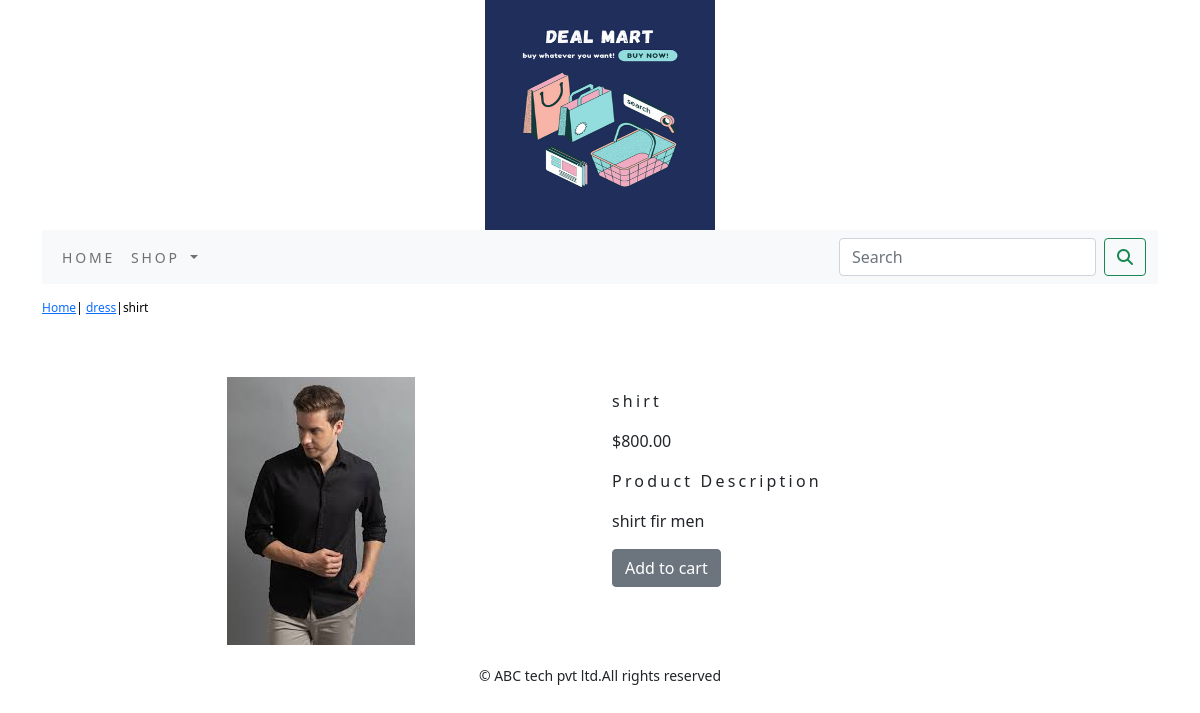
Page /shop/dress/shirt/ on the committed database.
### shop/models.py (models this page shows, shortened)
class Product(models.Model):
    name=models.CharField(max_length=250,unique=True)
    slug = models.SlugField(max_length=250, unique=True)
    description = models.TextField(blank=True)
    price=models.DecimalField(max_digits=10,decimal_places=2)
    category=models.ForeignKey(Category,on_delete=models.CASCADE)
    image = models.ImageField(upload_to='product', blank=True)
    stock=models.IntegerField()
    available=models.BooleanField(default=True)
    created=models.DateTimeField(auto_now_add=True)
    updated=models.DateTimeField(auto_now=True)
    class Meta:
        ordering = ('name',)
        verbose_name = 'product'
        verbose_name_plural = 'products'

class Category(models.Model):
    name=models.CharField(max_length=250,unique=True)
    slug=models.SlugField(max_length=250,unique=True)
    description=models.TextField(blank=True)
    image=models.ImageField(upload_to='category',blank=True)
    class Meta:
        ordering=('name',)
        verbose_name='category'
        verbose_name_plural='categories'
    def get_url(self):
        return  reverse('shop:products_by_category',args=[self.slug])
    def __str__(self):
        return  '{}'.format(self.name)

### shop/views.py (the view)
# urls.py: path('<slug:c_slug>/<slug:product_slug>/', views.proDetail, name='prodCatdetail')
def proDetail(request,c_slug,product_slug):
    try:
        product=Product.objects.get(category__slug=c_slug,slug=product_slug)
    except Exception as e:
        raise e
    return  render(request,'product.html',{'product':product})

### cart/context_processors.py (called while the page is built)
def counter(request):
    item_count=0
    if 'admin' in request.path:
        return  {}
    else:
        try:
            cart=Cart.objects.filter(cart_id=_cart_id(request))
            car_items=CartItem.objects.all().filter(cart=cart[:1])
            for cart_item in car_items:
                item_count += cart_item.quantity
        except Cart.DoesNotExist:
            item_count =0
    return  dict(item_count=item_count)

### cart/views.py (called while the page is built)
def _cart_id(request):
    cart=request.session.session_key
    if not cart:
        cart=request.session.create()
    return cart

### shop/context_processors.py (called while the page is built)
def menu_links(request):
    links=Category.objects.all()
    return dict(links=links)

### templates/product.html (shortened to what this page needs)
{% extends 'base.html' %}
{% load static %}
{% block content %}
<div class="row my_prod_row_class">
  <div class="mx_auto">
    <p><a href="{% url 'shop:allProdCat' %}">Home</a>| <a href ="{{product.category.get_url}}">{{product.category}}</a>|{{product.name}}</p>
  </div>
</div>
<div class="container">
<br>
<div class="row">
  <div class=" col-12 col-sm-12 col-md-12 col-lg-6  text-center">
    <div style="min-width:18rem">
      <img src="{{product.image.url}}" alt="{{product.name}}">
    </div>
  </div>
    <div class="col-12 col-sm-12 col-md-12 col-lg-6">
      <div>
      <h1 class="my_prod_title">{{product.name}}</h1>
      <p>${{product.price}}</p>
      <p class="my_title">Product Description</p>
      <p class="text-justify my_prod_text">{{product.description}}</p>
      {% if product.stock <= 0 %}
      <p class="text-justify my_prod_text"><b>Out of Stock</b></p>
      {% else %}
      <a class="btn btn-secondary" href="{% url 'cart:add_cart' product.id %}">Add to cart</a>
      {% endif %}
    </div>
  </div>
</div>
</div>
{% endblock %}

### static/css/custom.css (style rules this page uses)
body { font-family: 'Roboto', sans-serif; }
.my_title { font-size:16px; text_transform:uppercase; letter-spacing:.2em; }
.my_prod_row_class { padding-top:15px; padding-bottom:20px; }
.my_prod_row_class .mx_auto { color:#000; font-size:12px; text-decoration:none; }
.my_prod_title { font-size:16px; text_transform:uppercase; letter-spacing:.2em; padding-top:15px; padding-bottom:10px; }
.my_prod_text { padding-right:20px; }

### rows in the picture
Product: category "dress", name "shirt", image (picture), price "800.00", description "shirt fir men"
